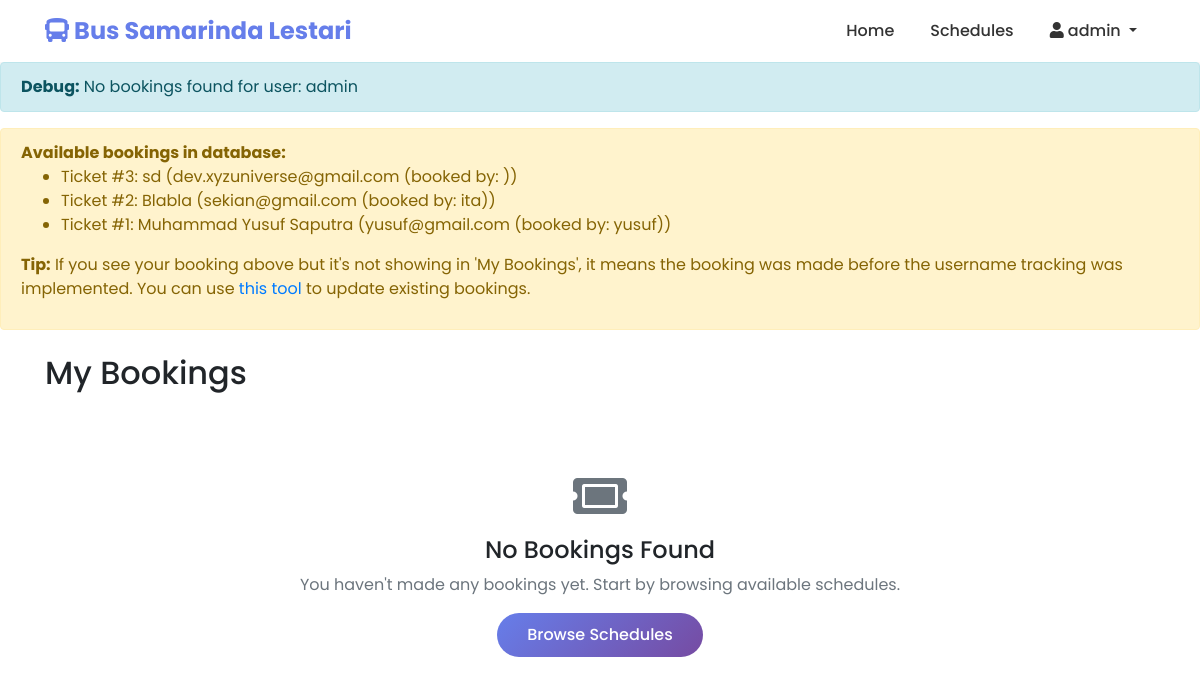
The app's page /my_bookings.php (signed in) with its own data.
### tables this page shows
CREATE TABLE `tickets` (
  `id` int(11) NOT NULL,
  `schedule_id` int(11) NOT NULL,
  `passenger_id` int(11) NOT NULL,
  `seat_number` varchar(10) NOT NULL,
  `status` enum('booked','cancelled') DEFAULT 'booked'
);

CREATE TABLE `passengers` (
  `id` int(11) NOT NULL,
  `name` varchar(100) NOT NULL,
  `email` varchar(100) NOT NULL,
  `phone` varchar(20) NOT NULL
);

### my_bookings.php (the view, shortened to what this page needs)
<?php
require 'includes/header.php';
?>
<?php
$conn = getConnection();
$query = "SELECT t.*, tr.payment_method, tr.payment_status, tr.payment_date,
                 p.name, p.email, p.phone, s.departure_time, s.arrival_time, s.price,
                 r.origin, r.destination, b.plate_number, b.brand
          FROM tickets t
          JOIN passengers p ON t.passenger_id = p.id
          JOIN schedules s ON t.schedule_id = s.id
          JOIN routes r ON s.route_id = r.id
          JOIN buses b ON s.bus_id = b.id
          LEFT JOIN transactions tr ON tr.ticket_id = t.id
          WHERE t.status = 'booked' AND (
              p.email LIKE ? OR
              (p.email NOT LIKE '%(booked by:%' AND p.name LIKE ?)
          )
          ORDER BY t.id DESC, s.departure_time DESC";
$stmt = $conn->prepare($query);
$search_term = "%(booked by: " . $_SESSION['username'] . ")%";
$username_pattern = "%" . $_SESSION['username'] . "%";
$stmt->bind_param("ss", $search_term, $username_pattern);
$stmt->execute();
$result = $stmt->get_result();
if ($result->num_rows == 0) {
    echo "<div class='alert alert-info'><strong>Debug:</strong> No bookings found for user: " . $_SESSION['username'] . "</div>";
    $debug_query = "SELECT t.id, p.name, p.email FROM tickets t JOIN passengers p ON t.passenger_id = p.id WHERE t.status = 'booked' ORDER BY t.id DESC LIMIT 5";
    $debug_result = $conn->query($debug_query);
    if ($debug_result->num_rows > 0) {
        echo "<div class='alert alert-warning'><strong>Available bookings in database:</strong><ul>";
        while ($debug_row = $debug_result->fetch_assoc()) {
            echo "<li>Ticket #" . $debug_row['id'] . ": " . $debug_row['name'] . " (" . $debug_row['email'] . ")</li>";
        }
        echo "</ul>";
        echo "<p><strong>Tip:</strong> If you see your booking above but it's not showing in 'My Bookings', ";
        echo "it means the booking was made before the username tracking was implemented. ";
        echo "You can use <a href='update_existing_bookings.php'>this tool</a> to update existing bookings.</p>";
        echo "</div>";
    }
}
?>
<div class="container mt-4">
    <div class="row">
        <div class="col-md-12">
            <div class="d-flex justify-content-between align-items-center mb-4">
                <h2>My Bookings</h2>
            </div>
            <?php if ($result->num_rows > 0): ?>
                <div class="card mb-4 border-0 shadow-sm">
                    <div class="card-header bg-gradient-primary text-white" style="background: linear-gradient(135deg, #667eea 0%, #764ba2 100%);">
                        <h5 class="mb-0"><i class="fas fa-history"></i> Booking History</h5>
                    </div>
                </div>
                <div class="row">
                    <?php while ($booking = $result->fetch_assoc()): ?>
                        <div class="col-lg-6 mb-4">
                            <div class="card h-100 border-0 shadow-sm booking-card" style="border-radius: 15px; transition: transform 0.2s;">
                                <div class="card-header border-0 bg-light" style="border-radius: 15px 15px 0 0;">
                                    <div class="d-flex justify-content-between align-items-center">
                                        <h5 class="mb-0 text-primary">
                                            <i class="fas fa-map-marker-alt"></i>
                                            <?= $booking['origin'] ?> → <?= $booking['destination'] ?>
                                        </h5>
                                        <span class="badge badge-lg badge-<?= $booking['payment_status'] == 'paid' ? 'success' : ($booking['payment_status'] == 'pending' ? 'warning' : 'danger') ?>">
                                            <?= ucfirst($booking['payment_status'] ?? 'pending') ?>
                                        </span>
                                    </div>
                                    <small class="text-muted">Ticket #<?= $booking['id'] ?></small>
                                </div>
                                <div class="card-body p-4">
                                    <div class="row mb-3">
                                        <div class="col-6">
                                            <div class="text-center p-3" style="background-color: #e3f2fd; border-radius: 10px;">
                                                <small class="text-muted d-block">Departure</small>
                                                <strong class="text-primary"><?= date('H:i', strtotime($booking['departure_time'])) ?></strong>
                                                <br><small><?= date('d M Y', strtotime($booking['departure_time'])) ?></small>
                                            </div>
                                        </div>
                                        <div class="col-6">
                                            <div class="text-center p-3" style="background-color: #e8f5e8; border-radius: 10px;">
                                                <small class="text-muted d-block">Arrival</small>
                                                <strong class="text-success"><?= date('H:i', strtotime($booking['arrival_time'])) ?></strong>
                                                <br><small><?= date('d M Y', strtotime($booking['arrival_time'])) ?></small>
                                            </div>
                                        </div>
                                    </div>
                                    <div class="row mb-3">
                                        <div class="col-6">
                                            <div class="info-item">
                                                <i class="fas fa-bus text-primary"></i>
                                                <div class="ml-2">
                                                    <strong><?= $booking['brand'] ?></strong><br>
                                                    <small class="text-muted"><?= $booking['plate_number'] ?></small>
                                                </div>
                                            </div>
                                        </div>
                                        <div class="col-6">
                                            <div class="info-item">
                                                <i class="fas fa-chair text-warning"></i>
                                                <div class="ml-2">
                                                    <strong>Seat <?= $booking['seat_number'] ?></strong><br>
                                                    <small class="text-muted"><?= $booking['name'] ?></small>
                                                </div>
                                            </div>
                                        </div>
                                    </div>
                                    <div class="payment-info p-3 mb-3" style="background-color: #f8f9fa; border-radius: 10px;">
                                        <div class="row">
                                            <div class="col-6">
                                                <small class="text-muted d-block">Payment Method</small>
                                                <strong><?= $booking['payment_method'] ?? 'Not specified' ?></strong>
                                            </div>
                                            <div class="col-6 text-right">
                                                <small class="text-muted d-block">Total Price</small>
                                                <h5 class="text-success mb-0"><?= formatCurrency($booking['price']) ?></h5>
                                            </div>
                                        </div>
                                        <?php if ($booking['payment_date']): ?>
                                            <small class="text-muted">Paid on: <?= formatDate($booking['payment_date']) ?></small>
                                        <?php endif; ?>
                                    </div>
                                    <div class="text-center mt-3">
                                        <a href="print_ticket.php?ticket_id=<?= $booking['id'] ?>" class="btn btn-secondary" target="_blank">
                                            <i class="fas fa-print"></i> Print Ticket
                                        </a>
                                    </div>
                                </div>
                                <div class="card-footer border-0 bg-light" style="border-radius: 0 0 15px 15px;">
                                    <div class="d-flex justify-content-between align-items-center">
                                        <small class="text-muted">
                                            <i class="fas fa-info-circle"></i> Status: <?= ucfirst($booking['status']) ?>
                                        </small>
                                        <?php if ($booking['payment_status'] == 'pending'): ?>
                                            <small class="text-warning">
                                                <i class="fas fa-clock"></i> Payment Pending
                                            </small>
                                        <?php elseif ($booking['payment_status'] == 'paid'): ?>
                                            <small class="text-success">
                                                <i class="fas fa-check-circle"></i> Confirmed
                                            </small>
                                        <?php endif; ?>
                                    </div>
                                </div>
                            </div>
                        </div>
                    <?php endwhile; ?>
                </div>
            <?php else: ?>
                <div class="text-center py-5">
                    <i class="fas fa-ticket-alt fa-3x text-muted mb-3"></i>
                    <h4>No Bookings Found</h4>
                    <p class="text-muted">You haven't made any bookings yet. Start by browsing available schedules.</p>
                    <a href="user_dashboard.php" class="btn btn-primary">Browse Schedules</a>
                </div>
            <?php endif; ?>
        </div>
    </div>
</div>
<?php require 'includes/footer.php'; ?>

### records on screen
tickets: id "3", passenger.name "sd", passenger.email "dev.xyzuniverse@gmail.com (booked by: )"
tickets: id "2", passenger.name "Blabla", passenger.email "sekian@gmail.com (booked by: ita)"
tickets: id "1", passenger.name "Muhammad Yusuf Saputra", passenger.email "yusuf@gmail.com (booked by: yusuf)"

### other values on screen
$_SESSION['username'] "admin"
